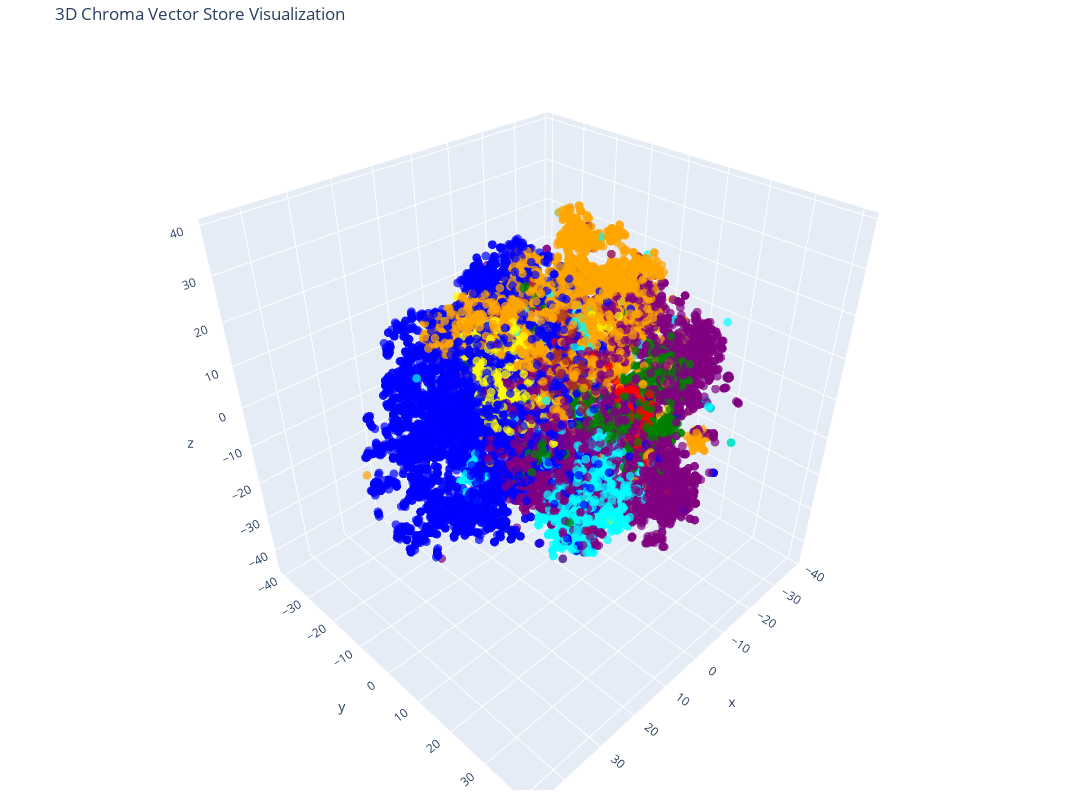

The notebook cell this image was saved under:
### Code cell
# Create the 3D scatter plot
fig = go.Figure(data=[go.Scatter3d(
    x=reduced_vectors[:, 0],
    y=reduced_vectors[:, 1],
    z=reduced_vectors[:, 2],
    mode='markers',
    marker=dict(size=3, color=colors, opacity=0.7),
)])

fig.update_layout(
    title='3D Chroma Vector Store Visualization',
    scene=dict(xaxis_title='x', yaxis_title='y', zaxis_title='z'),
    width=1200,
    height=800,
    margin=dict(r=20, b=10, l=10, t=40)
)

fig.show()

### Figure 1 — Plotly figure (JSON) as saved in the notebook; plotly's stock layout.template omitted (floating-point values rounded to 4 significant figures; data arrays with more than 128 entries replaced by an {"elided": "..."} marker saying what was removed)
{"data": [{"marker": {"color": {"elided": "20000 str values"}, "opacity": 0.7, "size": 3}, "mode": "markers", "type": "scatter3d", "x": {"elided": "20000 float values"}, "y": {"elided": "20000 float values"}, "z": {"elided": "20000 float values"}}], "layout": {"height": 800, "margin": {"b": 10, "l": 10, "r": 20, "t": 40}, "scene": {"xaxis": {"title": {"text": "x"}}, "yaxis": {"title": {"text": "y"}}, "zaxis": {"title": {"text": "z"}}}, "title": {"text": "3D Chroma Vector Store Visualization"}, "width": 1200}}
